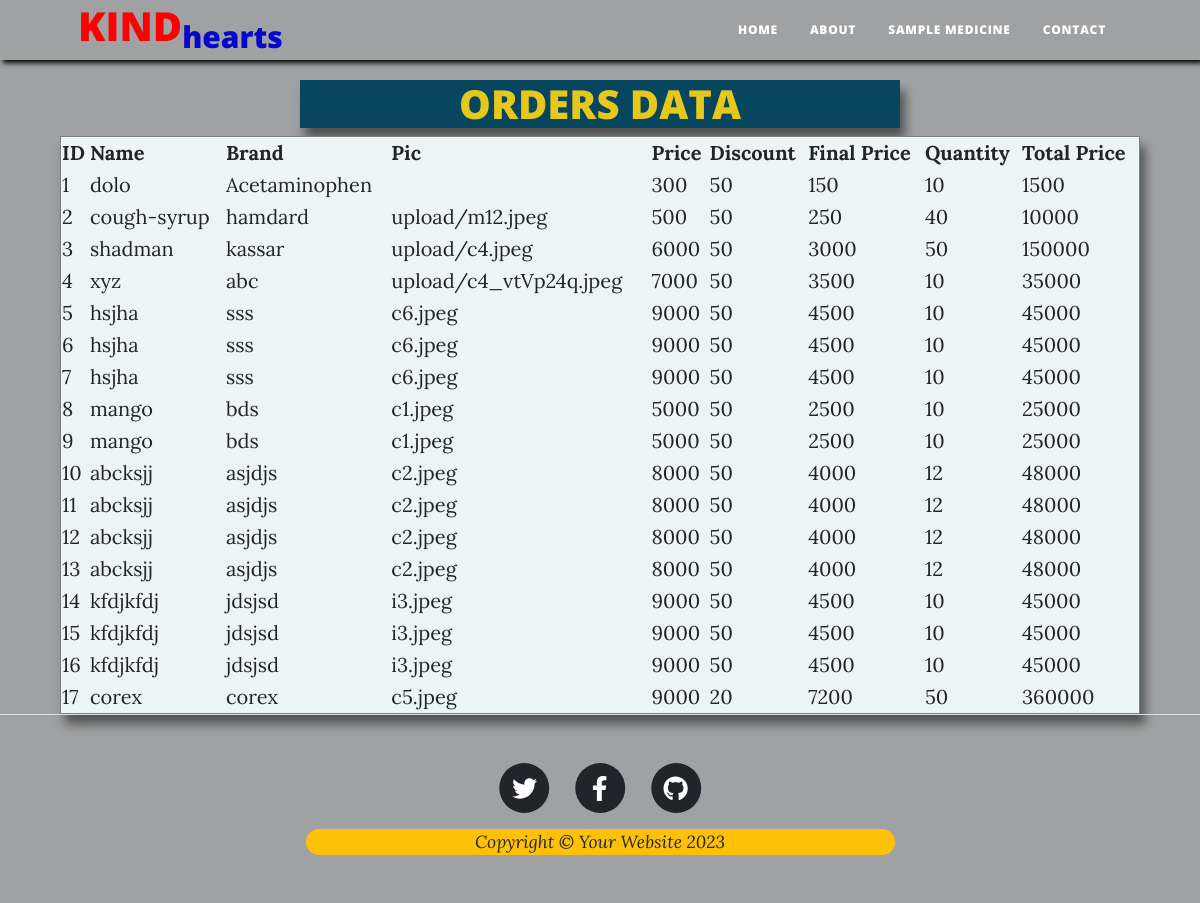
The page /booking/ on the database its author committed.
### doctor/models.py (models this page shows, shortened)
class medicine(models.Model):
    id=models.AutoField(primary_key=True)
    name=models.CharField(max_length=50)
    brand=models.CharField(max_length=60)
    pic=models.ImageField(upload_to='upload',default=None,blank=True,null=True)
    price=models.IntegerField()
    discount=models.IntegerField()
    finalprice=models.IntegerField()
    quantity=models.IntegerField()
    total_price = models.IntegerField()

### doctor/views.py (the view)
# urls.py: path('booking/',views.booking,name='booking'),
def booking(request):
    item = medicine.objects.all()
    return render(request,'booking.html',{'item':item})

### doctor/templates/booking.html (shortened to what this page needs)
{% extends "index.html" %}
{% block header %}
    <h1  style="background-color:rgb(7, 70, 95); color:rgb(230, 199, 27);text-align:center; margin-top:80px; width:50%;margin-left:25%;box-shadow: 5px 10px 10px rgba(0, 0, 0, 0.5);">ORDERS DATA</h1>
    <table border="1px" align="center" width="90%" height="100%" rules="groups">
        <tr>
            <th>ID</th>
            <th>Name</th>
            <th>Brand</th>
            <th>Pic</th>
            <th>Price</th>
            <th>Discount</th>
            <th>Final Price</th>
            <th>Quantity</th>
            <th>Total Price</th>
        </tr>
        {% for item in item %}
        <tr>
            <td>{{ item.id }}</td>
            <td>{{ item.name }}</td>
            <td>{{ item.brand }}</td>
            <td>{{ item.pic }}</td>
            <td>{{ item.price }}</td>
            <td>{{ item.discount }}</td>
            <td>{{ item.finalprice }}</td>
            <td>{{ item.quantity }}</td>
            <td>{{ item.total_price }}</td>
        </tr>
        {% endfor %}
    </table>
{% endblock %}

### doctor/templates/index.html (shortened to what this page needs)
{% load static %}
<!DOCTYPE html>
<html lang="en">
    <head>
        <link href="{% static 'css/styles.css' %}" rel="stylesheet" />
        <link href="{% static 'css/st.css' %}" rel="stylesheet" />
    </head>
    <body style="background-color:#a0a1a2">
        <nav class="navbar navbar-expand-lg navbar-light fixed-top navi" id="mainNav">
            <div class="container px-4 px-lg-5" s>
                <a class="navbar-brand" href="{% url 'index' %}">
                    <h1>
                      <span style="color:red">KIND<span style="color:rgb(6, 6, 204)"><sub>hearts</sub></span></span>
                    </h1>
                  </a>
                <div class="collapse navbar-collapse" id="navbarResponsive">
                    <ul class="navbar-nav ms-auto py-4 py-lg-0">
                        <li class="nav-item"><a class="nav-link px-lg-3 py-3 py-lg-4" href="{% url 'index' %}">Home</a></li>
                        <li class="nav-item"><a class="nav-link px-lg-3 py-3 py-lg-4" href="{% url 'about' %}">About</a></li>
                        <li class="nav-item"><a class="nav-link px-lg-3 py-3 py-lg-4" href="{% url 'post' %}">Sample Medicine</a></li>
                        <li class="nav-item"><a class="nav-link px-lg-3 py-3 py-lg-4" href="{% url 'contact' %}">Contact</a></li>
                    </ul>
                </div>
            </div>
        </nav>
        {% block header %}{% endblock %}
        <footer class="border-top">
            <div class="container px-4 px-lg-5">
                <div class="row gx-4 gx-lg-5 justify-content-center">
                    <div class="col-md-10 col-lg-8 col-xl-7">
                        <ul class="list-inline text-center">
                            <li class="list-inline-item">
                                <a href="#!">
                                    <span class="fa-stack fa-lg">
                                        <i class="fas fa-circle fa-stack-2x"></i>
                                        <i class="fab fa-twitter fa-stack-1x fa-inverse"></i>
                                    </span>
                                </a>
                            </li>
                            <li class="list-inline-item">
                                <a href="#!">
                                    <span class="fa-stack fa-lg">
                                        <i class="fas fa-circle fa-stack-2x"></i>
                                        <i class="fab fa-facebook-f fa-stack-1x fa-inverse"></i>
                                    </span>
                                </a>
                            </li>
                            <li class="list-inline-item">
                                <a href="#!">
                                    <span class="fa-stack fa-lg">
                                        <i class="fas fa-circle fa-stack-2x"></i>
                                        <i class="fab fa-github fa-stack-1x fa-inverse"></i>
                                    </span>
                                </a>
                            </li>
                        </ul>
                        <div class="small text-center text-navy fst-italic bg-warning"style="border-radius:20px">Copyright &copy; Your Website 2023</div>
                    </div>
                </div>
            </div>
        </footer>
    </body>
</html>

### doctor/static/css/st.css (style rules this page uses)
.navi { height: 60px; box-shadow: 3px 3px 5px black; }

### doctor/templates/booking.html (style rules this page uses)
table { background-color: rgb(235, 245, 245); box-shadow: 5px 10px 10px rgba(0, 0, 0, 0.5); }

### rows shown on the page
medicine: id "1", name "dolo", brand "Acetaminophen", price "300", discount "50", finalprice "150", quantity "10", total_price "1500"
medicine: id "2", name "cough-syrup", brand "hamdard", pic "upload/m12.jpeg", price "500", discount "50", finalprice "250", quantity "40", total_price "10000"
medicine: id "3", name "shadman", brand "kassar", pic "upload/c4.jpeg", price "6000", discount "50", finalprice "3000", quantity "50", total_price "150000"
medicine: id "4", name "xyz", brand "abc", pic "upload/c4_vtVp24q.jpeg", price "7000", discount "50", finalprice "3500", quantity "10", total_price "35000"
medicine: id "5", name "hsjha", brand "sss", pic "c6.jpeg", price "9000", discount "50", finalprice "4500", quantity "10", total_price "45000"
medicine: id "6", name "hsjha", brand "sss", pic "c6.jpeg", price "9000", discount "50", finalprice "4500", quantity "10", total_price "45000"
medicine: id "7", name "hsjha", brand "sss", pic "c6.jpeg", price "9000", discount "50", finalprice "4500", quantity "10", total_price "45000"
medicine: id "8", name "mango", brand "bds", pic "c1.jpeg", price "5000", discount "50", finalprice "2500", quantity "10", total_price "25000"
medicine: id "9", name "mango", brand "bds", pic "c1.jpeg", price "5000", discount "50", finalprice "2500", quantity "10", total_price "25000"
medicine: id "10", name "abcksjj", brand "asjdjs", pic "c2.jpeg", price "8000", discount "50", finalprice "4000", quantity "12", total_price "48000"
medicine: id "11", name "abcksjj", brand "asjdjs", pic "c2.jpeg", price "8000", discount "50", finalprice "4000", quantity "12", total_price "48000"
medicine: id "12", name "abcksjj", brand "asjdjs", pic "c2.jpeg", price "8000", discount "50", finalprice "4000", quantity "12", total_price "48000"
medicine: id "13", name "abcksjj", brand "asjdjs", pic "c2.jpeg", price "8000", discount "50", finalprice "4000", quantity "12", total_price "48000"
medicine: id "14", name "kfdjkfdj", brand "jdsjsd", pic "i3.jpeg", price "9000", discount "50", finalprice "4500", quantity "10", total_price "45000"
medicine: id "15", name "kfdjkfdj", brand "jdsjsd", pic "i3.jpeg", price "9000", discount "50", finalprice "4500", quantity "10", total_price "45000"
medicine: id "16", name "kfdjkfdj", brand "jdsjsd", pic "i3.jpeg", price "9000", discount "50", finalprice "4500", quantity "10", total_price "45000"
medicine: id "17", name "corex", brand "corex", pic "c5.jpeg", price "9000", discount "20", finalprice "7200", quantity "50", total_price "360000"
